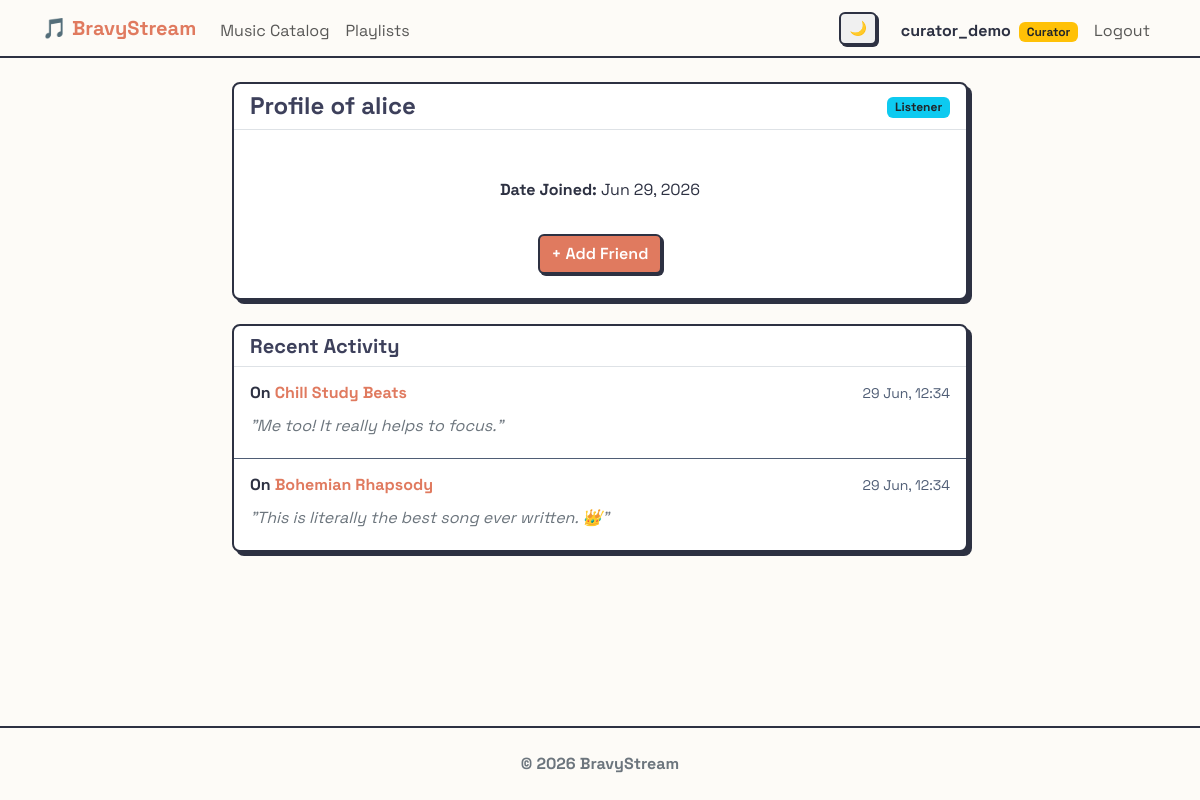
The app's page /users/profile/alice/ (signed in) with its own data.
### users/models.py (models this page shows, shortened)
class CustomUser(AbstractUser):
    ROLE_CHOICES = (
        ('listener', 'Listener'),
        ('curator', 'Curator'),
        ('moderator', 'Moderator'),
    )
    role = models.CharField(max_length=20, choices=ROLE_CHOICES, default='listener')
    birth_date = models.DateField(null=True, blank=True)
    friends = models.ManyToManyField('self', blank=True)
    ICON_CHOICES = [
        ('👤', '👤'),
        ('🐶', '🐶'),
        ('🐱', '🐱'),
        ('🦊', '🦊'),
        ('🐯', '🐯'),
        ('🐼', '🐼'),
        ('🐰', '🐰'),
        ('👽', '👽'),
        ('🤖', '🤖'),
        ('👻', '👻'),
        ('🤠', '🤠'),
    ]
    profile_icon = models.CharField(max_length=10, choices=ICON_CHOICES, default='👤')
    @property
    def pending_friend_requests_count(self):
        return self.received_requests.filter(is_accepted=False).count()

### music/models.py (models this page shows, shortened)
class Comment(models.Model):
    song = models.ForeignKey(Song, on_delete=models.CASCADE, related_name='comments')
    author = models.ForeignKey(settings.AUTH_USER_MODEL, on_delete=models.CASCADE, related_name='comments')
    text = models.TextField()
    parent = models.ForeignKey('self', null=True, blank=True, on_delete=models.CASCADE, related_name='replies')
    likes = models.ManyToManyField(settings.AUTH_USER_MODEL, related_name='liked_comments', blank=True)
    created_at = models.DateTimeField(auto_now_add=True)
    class Meta:
        ordering = ['-created_at']

class Song(models.Model):
    title = models.CharField(max_length=200)
    artist = models.CharField(max_length=200)
    genre = models.ForeignKey(
        Genre,
        on_delete=models.CASCADE,
        related_name='songs',
    )
    duration = models.DurationField()
    audio_file = models.FileField(
        upload_to='songs/',
        blank=True,
        null=True,
        validators=[FileExtensionValidator(allowed_extensions=['mp3', 'wav', 'ogg', 'flac', 'aac', 'm4a'])]
    )
    likes = models.ManyToManyField(settings.AUTH_USER_MODEL, related_name='liked_songs', blank=True)
    created_at = models.DateTimeField(auto_now_add=True)
    class Meta:
        ordering = ['-created_at', 'id']

### users/views.py (the view)
# urls.py: path('profile/<str:username>/', PublicProfileView.as_view(), name='public_profile'),
class PublicProfileView(LoginRequiredMixin, DetailView):
    model = CustomUser
    template_name = 'users/public_profile.html'
    slug_field = 'username'
    slug_url_kwarg = 'username'
    context_object_name = 'target_user'
    def get_context_data(self, **kwargs):
        context = super().get_context_data(**kwargs)
        target_user = self.object
        current_user = self.request.user
        context['user_comments'] = target_user.comments.all()
        is_friend = current_user.friends.filter(pk=target_user.pk).exists()
        is_self = current_user == target_user
        context['is_friend'] = is_friend
        if is_self:
            context['public_playlists'] = target_user.playlists.filter(Q(is_public=True) | Q(is_editorial=True)).distinct()
        elif is_friend:
            context['public_playlists'] = target_user.playlists.filter(is_public=True)
        else:
            context['public_playlists'] = target_user.playlists.filter(is_editorial=True)
        if not is_friend and not is_self:
            req_sent = FriendRequest.objects.filter(sender=current_user, receiver=target_user, is_accepted=False).exists()
            req_received = FriendRequest.objects.filter(sender=target_user, receiver=current_user, is_accepted=False).exists()
            context['request_sent'] = req_sent
            context['request_received'] = req_received
        return context

### templates/users/public_profile.html (shortened to what this page needs)
{% extends 'base.html' %}
{% block content %}
<div class="row justify-content-center">
    <div class="col-md-8">
        <div class="card neo-card mb-4">
            <div class="card-header border-bottom bg-transparent d-flex flex-wrap justify-content-between align-items-center gap-2">
                <h4 class="mb-0 text-break" style="color: var(--accent-tertiary);">Profile of {{ target_user.username }}</h4>
                <div>
                {% if target_user.is_superuser %}
                    <span class="badge bg-danger">Admin</span>
                {% elif target_user.role == 'moderator' %}
                    <span class="badge bg-success">Moderator</span>
                {% elif target_user.role == 'curator' %}
                    <span class="badge bg-warning text-dark">Curator</span>
                {% else %}
                    <span class="badge bg-info text-dark">Listener</span>
                {% endif %}
                </div>
            </div>
            <div class="card-body p-4 text-center">
                <ul class="list-group list-group-flush mt-3">
                    <li class="list-group-item"><strong>Date Joined:</strong> {{ target_user.date_joined|date:"M d, Y" }}</li>
                </ul>
                <div class="mt-4">
                    {% if target_user == request.user %}
                        <a href="{% url 'users:profile' %}" class="btn btn-outline-secondary">Go to your private profile</a>
                    {% else %}
                        {% if is_friend %}
                            <form action="{% url 'users:remove_friend' target_user.username %}" method="post" class="d-inline">
                                {% csrf_token %}
                                <button class="btn btn-success" disabled>Friends</button>
                                <button type="submit" class="btn btn-outline-danger ms-2" onclick="return confirm('Are you sure you want to remove {{ target_user.username }} from your friends?');">Remove Friend</button>
                            </form>
                        {% elif request_sent %}
                            <button class="btn btn-secondary" disabled>Request Sent</button>
                        {% elif request_received %}
                            <span class="text-muted">They sent you a request, check your profile</span>
                        {% else %}
                            <form action="{% url 'users:send_request' target_user.username %}" method="post" class="d-inline">
                                <button type="submit" class="btn btn-primary">+ Add Friend</button>
                            </form>
                        {% endif %}
                    {% endif %}
                </div>
            </div>
        </div>
        <div class="card neo-card mt-4">
            <div class="card-header bg-transparent border-bottom">
                <h5 class="mb-0" style="color: var(--accent-tertiary);">Recent Activity</h5>
            </div>
            <div class="card-body p-0">
                <ul class="list-group list-group-flush">
                    {% for comment in user_comments %}
                    <li class="list-group-item p-3">
                        <div class="d-flex w-100 justify-content-between">
                            <h6 class="mb-1">
                                On <a href="{% url 'music:song_detail' comment.song.pk %}" class="fw-bold text-decoration-none">{{ comment.song.title }}</a>
                            </h6>
                            <small class="text-muted">{{ comment.created_at|date:"d M, H:i" }}</small>
                        </div>
                        <p class="mb-1 mt-2 fst-italic text-secondary">"{{ comment.text }}"</p>
                    </li>
                    {% empty %}
                    <li class="list-group-item p-4 text-center text-muted">
                        {{ target_user.username }} has no recent activity
                    </li>
                    {% endfor %}
                </ul>
            </div>
        </div>
    </div>
</div>
{% endblock %}

### templates/base.html (shortened to what this page needs)
<!DOCTYPE html>
<html lang="it">
<head>
	<link href="https://cdn.jsdelivr.net/npm/bootstrap@5.3.0/dist/css/bootstrap.min.css" rel="stylesheet">
	{% load static %}
	<link rel="stylesheet" href="{% static 'css/style.css' %}">
</head>
<body class="d-flex flex-column min-vh-100" hx-boost="true" hx-headers='{"X-CSRFToken": "{{ csrf_token }}"}'>
	<nav class="navbar navbar-expand-lg navbar-light sticky-top"
		style="background-color: var(--bg-color); border-bottom: 2px solid var(--text-primary);">
		<div class="container">
			<a class="navbar-brand fw-bold" href="{% url 'pages:home' %}" style="color: var(--accent-primary);">🎵
				BravyStream</a>
			<div class="collapse navbar-collapse order-lg-2" id="navbarNav">
				<ul class="navbar-nav me-auto">
					<li class="nav-item">
						<a class="nav-link" href="{% url 'music:song_list' %}">Music Catalog</a>
					</li>
					<li class="nav-item">
						<a class="nav-link" href="{% url 'music:playlist_list' %}">Playlists</a>
					</li>
				</ul>
				<ul class="navbar-nav ms-auto align-items-lg-center">
					<li class="nav-item me-3 d-none d-lg-block">
						<button id="themeToggleDesktop" class="btn btn-sm btn-outline-secondary theme-toggle"
							title="Toggle Theme">
						</button>
					</li>
					{% if user.is_authenticated %}
					<li class="nav-item">
						<a href="{% url 'users:profile' %}" class="nav-link fw-bold text-decoration-none"
							style="color: var(--text-primary);">
							{{ user.username }}
							{% if user.is_superuser %}
							<span class="badge bg-danger ms-1">Admin</span>
							{% elif user.role == 'moderator' %}
							<span class="badge bg-success ms-1">Moderator</span>
							{% elif user.role == 'curator' %}
							<span class="badge bg-warning text-dark ms-1">Curator</span>
							{% endif %}
						</a>
					</li>
					<li class="nav-item">
						<form method="post" action="{% url 'users:logout' %}" class="m-0 p-0"
							onsubmit="closeGlobalPlayer()">
							<button type="submit"
								class="nav-link border-0 bg-transparent w-100 text-start">Logout</button>
						</form>
					</li>
					{% endif %}
				</ul>
			</div>
		</div>
	</nav>
	<main class="container my-4 flex-grow-1">
		{% block content %}{% endblock %}
	</main>
	<footer class="text-secondary text-center py-4 mt-auto"
		style="border-top: 2px solid var(--text-primary); background-color: var(--bg-color);">
		<p class="mb-0 fw-bold">&copy; 2026 BravyStream</p>
	</footer>
</body>
</html>

### static/css/style.css (style rules this page uses)
:root { --bg-color: #FDFBF7; --text-primary: #2D3142; --text-secondary: #4F5D75; --accent-primary: #E07A5F; --accent-secondary: #81B29A; --accent-tertiary: #3D405B; --neo-border: 2px solid #2D3142; --neo-shadow: 4px 4px 0px #2D3142; --neo-shadow-hover: 2px 2px 0px #2D3142; --font-main: 'Space Grotesk', sans-serif; }
body { background-color: var(--bg-color); color: var(--text-primary); font-family: var(--font-main); min-height: 100vh; }
h1, h2, h3, h4, h5, h6 { font-weight: 700; color: var(--text-primary); }
.neo-card { background: #ffffff !important; border: var(--neo-border) !important; border-radius: 8px !important; box-shadow: var(--neo-shadow); color: var(--text-primary) !important; transition: transform 0.1s ease, box-shadow 0.1s ease; position: relative; z-index: 1; }
a { color: var(--accent-primary); transition: color 0.2s ease; }
.text-muted { color: var(--text-secondary) !important; }
.card { background-color: #ffffff; border: var(--neo-border); border-radius: 8px; color: var(--text-primary); }
.card-header { border-bottom: var(--neo-border); background-color: #ffffff; color: var(--text-primary); }
.list-group-item { background-color: transparent; color: var(--text-primary); border-color: var(--text-secondary); }
.btn { border-radius: 6px; font-weight: 600; border: 2px solid var(--text-primary); box-shadow: 2px 2px 0px var(--text-primary); transition: transform 0.1s ease, box-shadow 0.1s ease; }
.btn-primary { background-color: var(--accent-primary); color: #fff; border-color: var(--text-primary); }
.btn-outline-secondary { border: 2px solid var(--text-primary); color: var(--text-primary); background-color: #f0f0f0; }
.navbar-nav .nav-link { position: relative; display: inline-block; padding-bottom: 2px; }
.navbar-nav .nav-link::after { content: ''; position: absolute; width: 0; height: 3px; bottom: 0; left: 50%; background-color: var(--accent-primary); transition: width 0.3s cubic-bezier(0.25, 0.8, 0.25, 1); transform: translateX(-50%); border-radius: 2px; }

### records on screen
CustomUser: username "curator_demo"
CustomUser: username "alice", date_joined "Jun 29, 2026"
Comment: song "Chill Study Beats", created_at "29 Jun, 12:34", text "Me too! It really helps to focus."
Comment: song "Bohemian Rhapsody", created_at "29 Jun, 12:34", text "This is literally the best song ever written. 👑"
